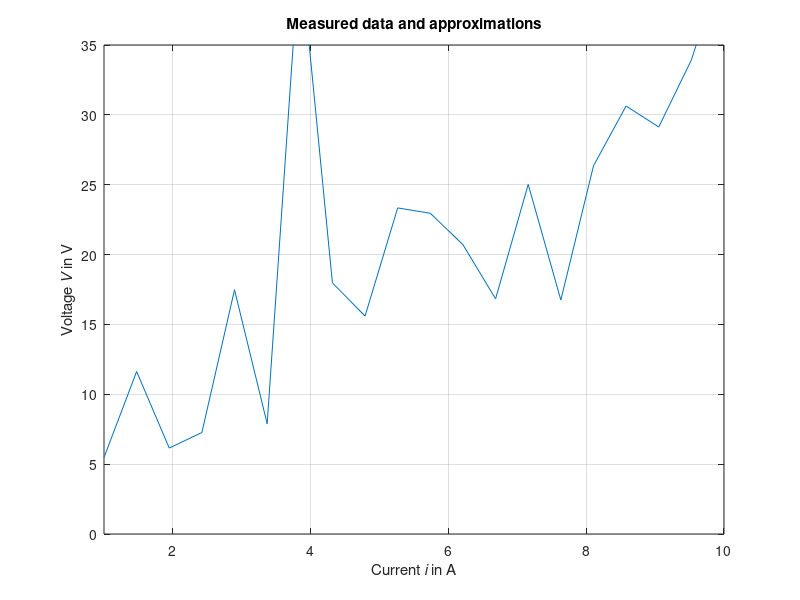
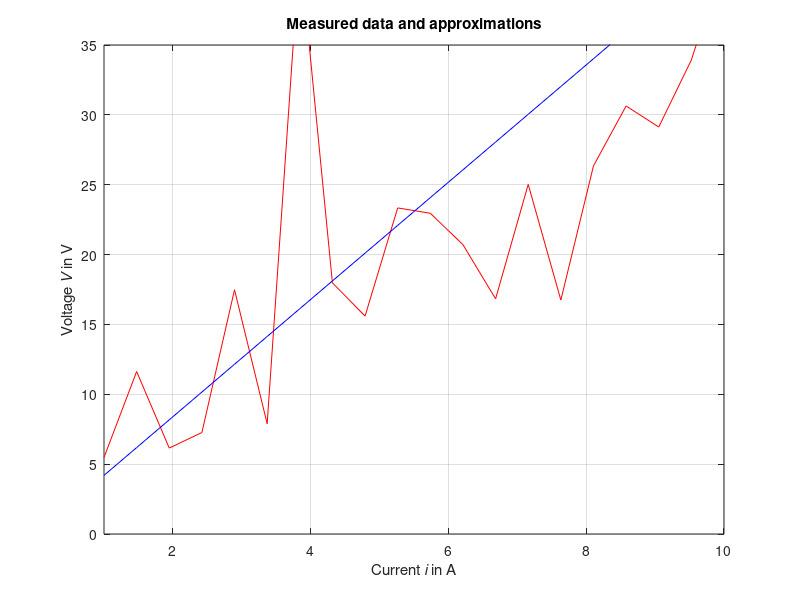
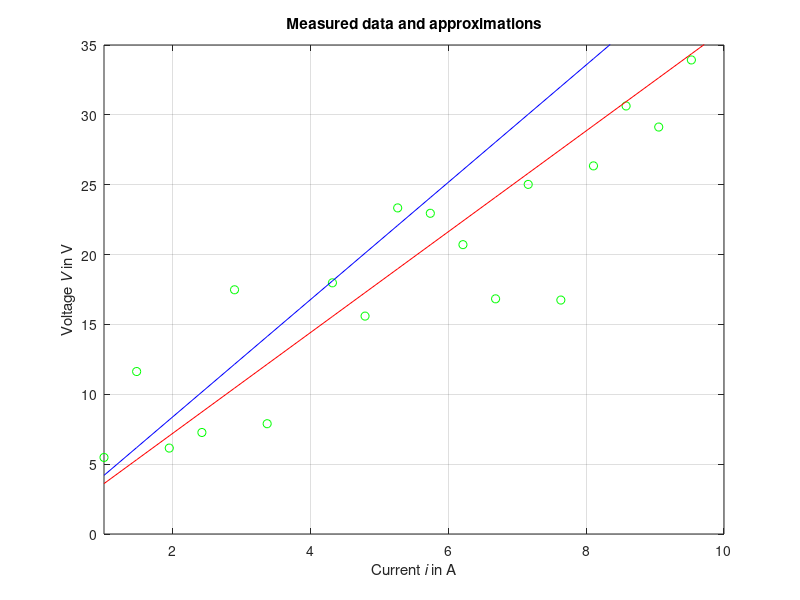
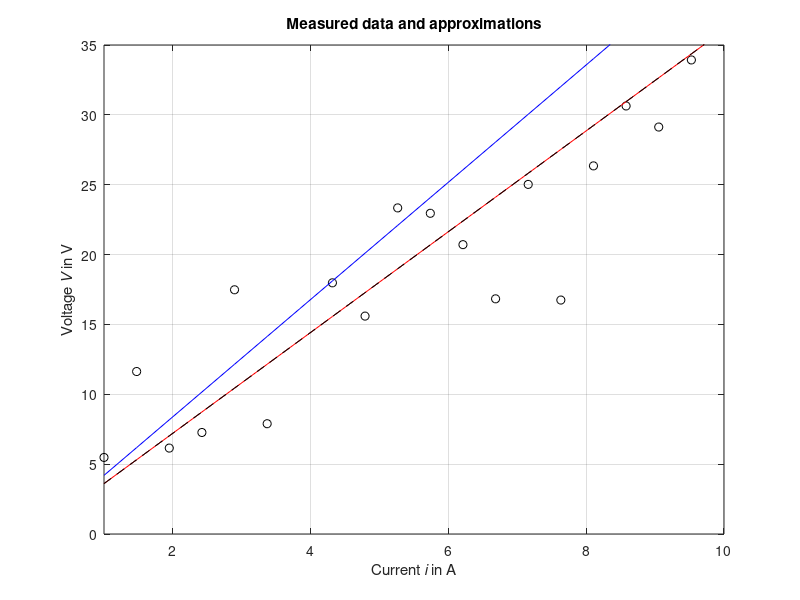

These figures' MATLAB source, in order:
clc
clear all
close all

load resistor_data_2.mat
N = length(i);
%%
figure,
plot(i,V)
axis([min(i),max(i),0,35]), grid, title('Measured data and approximations'),
xlabel('Current{\it i} in A'), ylabel('Voltage{\it V} in V'),

%%

R_SM = mean(V./i);

V_SM = R_SM*i;

%%
figure,
plot(i,V,'r',i,V_SM,'-b')
axis([min(i),max(i),0,35]), grid, title('Measured data and approximations'),
xlabel('Current{\it i} in A'), ylabel('Voltage{\it V} in V'),

%% Estimation Using LS
Phi = i;
R_LS = Phi\V
A = pinv(Phi);
sigma_e = 5;
sigma_ee = sigma_e^2*eye(N);
sigma_R_LS = pinv(Phi)*sigma_ee*pinv(Phi)';
%%
V_LS = R_LS*i;
figure, plot(i,V,'og', i,V_SM,'-b', i,V_LS,'-r'),
axis([min(i),max(i),0,35]), grid, title('Measured data and approximations'),
xlabel('Current{\it i} in A'), ylabel('Voltage{\it V} in V'),
%% Gaussian

R_GM = inv(Phi'*inv(sigma_ee)*Phi)*Phi'*inv(sigma_ee)*V
Sigma_R_GM = inv(Phi'*inv(sigma_ee)*Phi)

V_GM = R_GM*i;
figure, plot(i,V,'ok', i,V_SM,'-b', i,V_LS,'-r', i,V_GM,'--k'),
axis([min(i),max(i),0,35]), grid, title('Measured data and approximations'),
xlabel('Current{\it i} in A'), ylabel('Voltage{\it V} in V')
%% Bysian method


R_bar = R_GM; % Try also with R_GM
Sigma_RR = [10, 1, 0.1, 0.01];
V_bar = R_bar*i;
for k=1:length(Sigma_RR),
    Sigma_VV = Sigma_RR(k)* i*i' + sigma_ee;
    Sigma_RV = Sigma_RR(k)*i';
    R_B(k) = R_bar + Sigma_RV * inv(Sigma_VV) * (V-V_bar);
    Sigma_R_B(k) = Sigma_RV * inv(Sigma_VV) * Sigma_RV';
    Sigma_R_minus_R_B(k) = Sigma_RR(k) - Sigma_R_B(k);
    V_B(:,k) = R_B(k)*i;
end
Sigma_RR, R_B, Sigma_R_B, Sigma_R_minus_R_B

%%
figure, plot(i,V,'ok', i,V_SM,'-b', i,V_LS,'-r', i,V_GM,'--k', ...
i,V_B(:,1),'-m', i,V_B(:,2),'--m', ...
i,V_B(:,3),'-c', i,V_B(:,4),'--c'),
axis([min(i),max(i),0,45]), grid, title('Measured data and approximations'),
xlabel('Current{\it i} in A'), ylabel('Voltage{\it V} in V'),
legend('Measured data','Sample Mean estimate','Least Squares estimate',...
'Gauss-Markov estimate', ...
['Bayesian estimate (\sigma_R^2=', num2str(Sigma_RR(1)),')'], ...
['Bayesian estimate (\sigma_R^2=', num2str(Sigma_RR(2)),')'], ...
['Bayesian estimate (\sigma_R^2=', num2str(Sigma_RR(3)),')'], ...
['Bayesian estimate (\sigma_R^2=', num2str(Sigma_RR(4)),')'])
